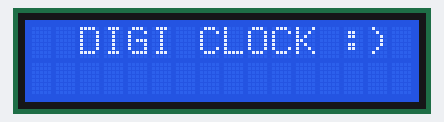
Bench run of a sketch on a simulated Arduino Uno, built with avr-gcc and run on an emulated ATmega328P. Parts: 16×2 character LCD.

Above: at 0.1 s.
At 1.6 s:
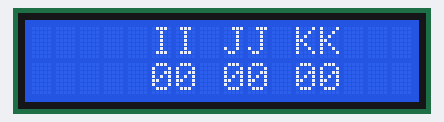
At 10.6 s:
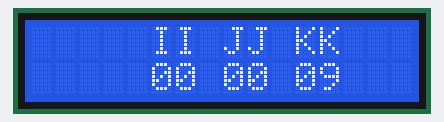
At 19.6 s:
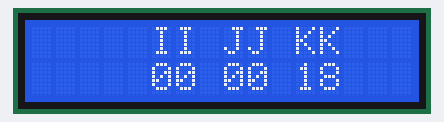
At 28.6 s:
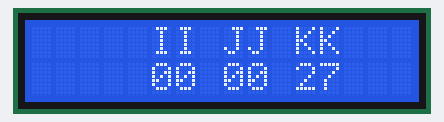
At 38.6 s:
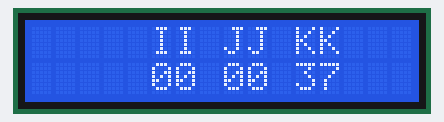

The sketch:

digiClock.ino
```cpp
#include<LiquidCrystal.h>
int rs = 12, en = 11, d4 = 5, d5 = 4, d6 = 3 , d7 = 2;
int i, j ,k;

LiquidCrystal lcd(rs, en, d4, d5, d6, d7);

void setup() {

  //setting up the LCD's number of columns and rows

  lcd.begin(16,2);
  lcd.setCursor(2,0);
  lcd.print("DIGI CLOCK :)");
  delay(1500);
  lcd.clear();


}

void loop() {
  // put your main code here, to run repeatedly:
  for(i = 0; i < 24; i++){

    for(j= 0; j < 60; j++){
      lcd.setCursor(5,0);
      lcd.print("II JJ KK");
      lcd.setCursor(5,1);
      if(i < 10){

      lcd.print(0);
      }


      lcd.print(i);
      lcd.setCursor(8,1);
      if(j<10){
        lcd.print(0);
      }
      lcd.print(j);
      for(k= 0; k < 60; k++){

        lcd.setCursor(11,1);
        if(k < 10)
        lcd.print(0);
        lcd.print(k);
        delay(1000);

      }
      lcd.clear();
      lcd.setCursor(4,1);
    }
  }

  }
```

Measured:
- what the display in image 1 shows lasts 1.0 s, from 1.6 s to 2.6 s
